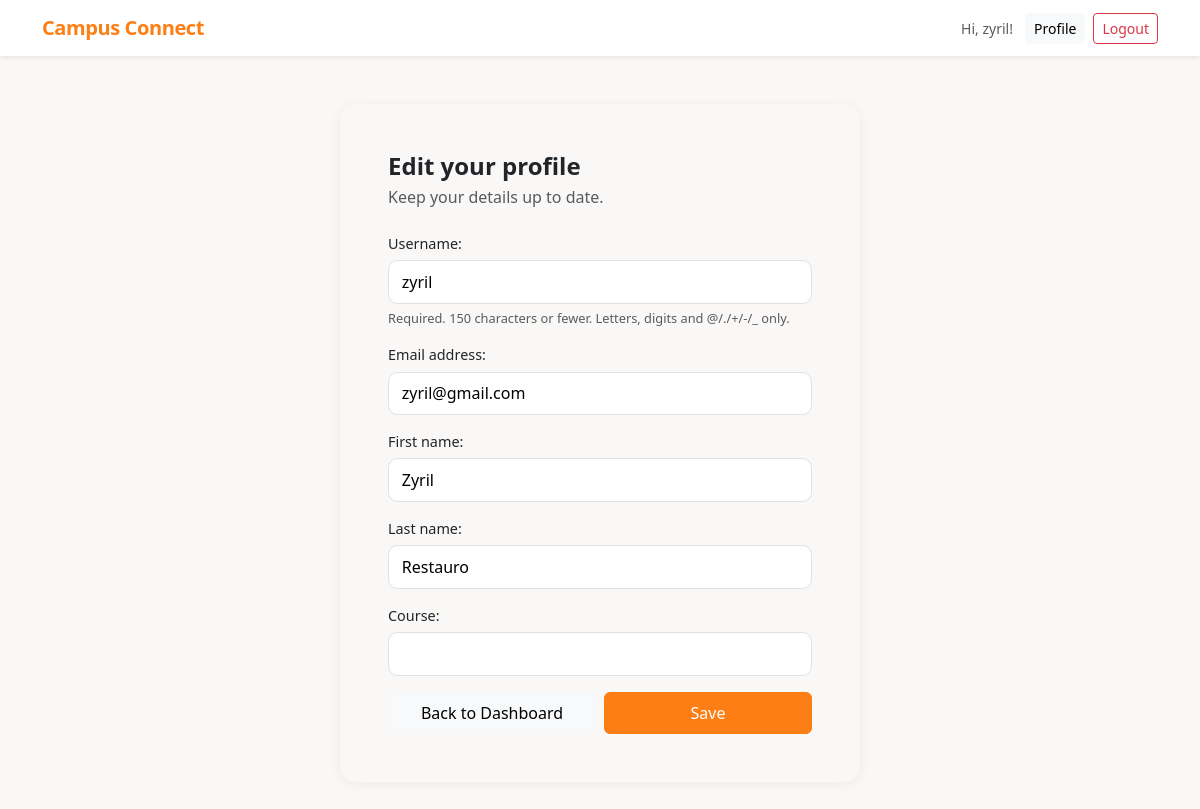
Page /accounts/profile/ (signed in) on the committed database.
### accounts/models.py (models this page shows)
class CustomUser(AbstractUser):
    class Role(models.TextChoices):
        STUDENT = "STUDENT", "Student"
        INSTRUCTROR = "INSTRUCTOR", "Instructor"
        ADMIN = "ADMIN", "Administrator"
    role = models.CharField(max_length=10,
        choices=Role.choices,
        default=Role.STUDENT)
    course = models.CharField(max_length=100,
        blank=True,
        null=True)

### accounts/views.py (the view)
# urls.py: path("profile/", ProfileUpdateView.as_view(), name="profile"),
class ProfileUpdateView(LoginRequiredMixin, UpdateView):
    form_class = CustomUserChangeForm
    template_name = "registration/profile.html"
    success_url = reverse_lazy("dashboard")
    def get_object(self):
        return self.request.user

### accounts/forms.py
class CustomUserChangeForm(forms.ModelForm):
    class Meta:
        model = CustomUser
        fields = ("username", "email", "first_name", "last_name", "course")

### templates/registration/profile.html (shortened to what this page needs)
{% extends "base.html" %}
{% block content %}
<div class="card mx-auto" style="max-width: 520px;">
    <div class="card-body p-4 p-sm-5">
        <h2 class="h4 fw-bold mb-1">Edit your profile</h2>
        <p class="text-muted mb-4">Keep your details up to date.</p>
        <form method="post">
            {{ form.as_p }}
            <div class="d-flex gap-2 mt-2">
                <a href="{% url 'dashboard' %}" class="btn btn-light w-50 py-2">Back to Dashboard</a>
                <button type="submit" class="btn btn-primary w-50 py-2">Save</button>
            </div>
        </form>
    </div>
</div>
{% endblock %}

### templates/base.html (shortened to what this page needs)
<!DOCTYPE html>
<html lang="en">
<head>
    <link rel="stylesheet" href="https://cdn.jsdelivr.net/npm/bootstrap@5.3.3/dist/css/bootstrap.min.css">
</head>
<body>
    <nav class="navbar bg-white shadow-sm mb-5">
        <div class="container">
            <a class="navbar-brand" href="{% url 'dashboard' %}">Campus Connect</a>
            <div class="d-flex align-items-center gap-2">
            {% if user.is_authenticated %}
                <span class="text-muted small d-none d-sm-inline me-1">Hi, {{user.username}}!</span>
                <a class="btn btn-sm btn-light" href="{% url 'profile' %}">Profile</a>
                <form method="post" action="{% url 'logout' %}" class="m-0">
                    <button type="submit" class="btn btn-sm btn-outline-danger">Logout</button>
                </form>
            {% else %}
                <a class="btn btn-sm btn-light" href="{% url 'login' %}">Login</a>
                <a class="btn btn-sm btn-primary" href="{% url 'signup' %}">Sign Up</a>
            {% endif %}
            </div>
        </div>
    </nav>
    <div class="container">
        <main>{% block content %}{% endblock %}</main>
        <footer class="text-center text-muted small py-5">{% block footer %}{% endblock %}</footer>
    </div>
</body>
</html>

### templates/base.html (style rules this page uses)
:root { --bs-primary: #fd7e14; --bs-primary-rgb: 253, 126, 20; --bs-link-color: #fd7e14; --bs-link-color-rgb: 253, 126, 20; --bs-link-hover-color: #ca6510; --bs-link-hover-color-rgb: 202, 101, 16; --bs-body-bg: #faf8f6; }
.btn-primary { --bs-btn-bg: #fd7e14; --bs-btn-border-color: #fd7e14; --bs-btn-hover-bg: #e3710f; --bs-btn-hover-border-color: #e3710f; --bs-btn-active-bg: #ca6510; --bs-btn-active-border-color: #ca6510; }
.navbar-brand { color: #fd7e14; font-weight: 700; letter-spacing: -.02em; }
.card { border: 0; border-radius: 1rem; box-shadow: 0 2px 12px rgba(0, 0, 0, .06); }
form p { margin-bottom: 1rem; }
form p label { display: block; margin-bottom: .35rem; font-weight: 500; font-size: .9rem; }
form p input:not([type=checkbox]) { display: block; width: 100%; padding: .55rem .8rem; background: #fff; border: 1px solid var(--bs-border-color); border-radius: .6rem; transition: border-color .15s, box-shadow .15s; }
form .helptext, form ul:not(.errorlist) { display: block; margin-top: .35rem; font-size: .8rem; color: var(--bs-secondary-color); }

### rows in the picture
CustomUser: username "zyril", email "zyril@gmail.com", first_name "Zyril", last_name "Restauro"
